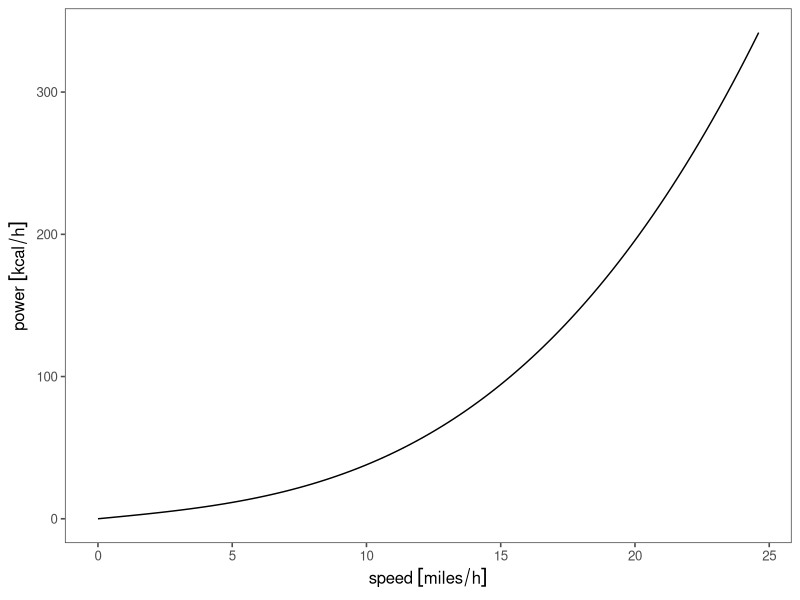
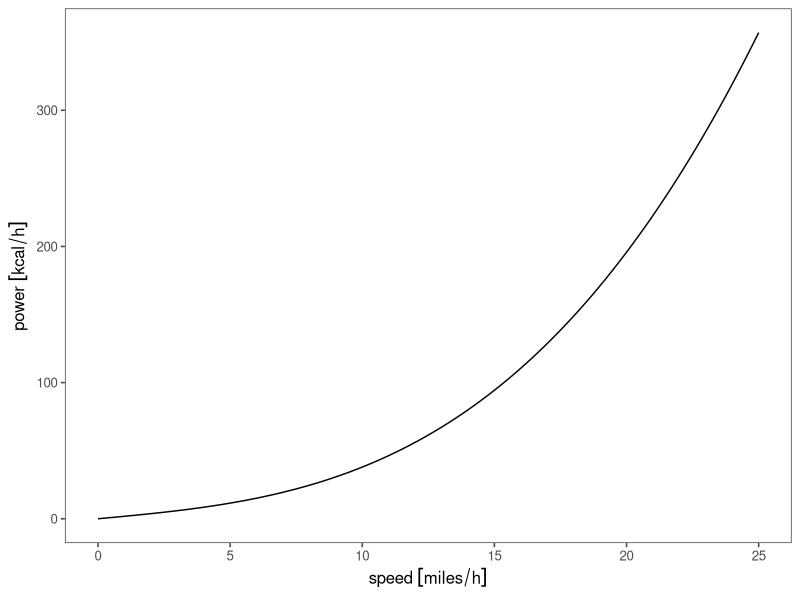

Here is the R script that generated these plots, in order: (Note: this script raises an error after producing the figures.)
## ---- chunk 1
knitr::opts_chunk$set(
  echo = TRUE,
  message = FALSE,
  warning = FALSE
)
library(tidyverse)
library(units)
library(ggforce)
theme_set(ggthemes::theme_few())

## ---- chunk 2
power = function(v, 
                 g=9.81, 
                 m=90, 
                 k_1=0.0053, 
                 k_2=0.26,
                 s=0){
  g * m * v * (k_1 + s) + k_2 * v^3
} 

power(5.4)

## ---- chunk 3
tibble(speed = seq(0, 11, length.out= 100)) %>% 
  mutate(power = power(speed)) %>% 
  mutate(speed = set_units(speed, "m/s")) %>% 
  mutate(power = set_units(power, "watts")) %>% 
  mutate(speed = set_units(speed, "miles/hour")) %>% #SI to thinking in road speed
  mutate(power = set_units(power, "kcal/hour")) %>% #SI to human-level energy units
  ggplot(aes(x=speed, y=power)) + geom_line()
## ---- chunk 4
power = function(v, 
                 g=9.81, 
                 m=90, 
                 k_1=0.0053, 
                 k_2=0.26,
                 s=0){
  units(v) <- "m/s"
  units(g) <- "m/s^2"
  units(m) <- "kg"
  units(k_1) <- 1
  units(k_2) <- "kg/m"
  units(s) <- 1
  set_units(g * m * v * (k_1 + s) + k_2 * v^3, "watts")
} 

## ---- chunk 5
tibble(speed = seq(0, 25, length.out = 100)) %>% #I think this is clearer as 2 lines 
  mutate(speed = set_units(speed, "miles/hour")) %>% 
  mutate(power = power(speed)) %>% 
  mutate(power = set_units(power, "kcal/hour")) %>% 
  ggplot(aes(x=speed, y=power)) + geom_line()
## ---- chunk 6
tibble(speed = seq(0, 25, length.out = 1000)) %>% #I think this is clearer as 2 lines 
  mutate(speed = set_units(speed, "miles/hour")) %>% 
  mutate(power = power(speed)) %>% 
  mutate(energy_per_dist = power/speed) %>% 
  mutate(energy_per_dist = set_units(energy_per_dist, "kcal/mile")) %>% 
  ggplot(aes(x=speed, y=energy_per_dist)) + geom_line() +
  ggforce::scale_y_unit(breaks = c(0,5,10,15)) + expand_limits(y=c(0,15))

## ---- chunk 7
tibble(speed = seq(0, 20, length.out = 1000)) %>% 
  mutate(speed = set_units(speed, "miles/hour")) %>% 
  mutate(power = power(speed)) %>% 
  mutate(energy_per_dist = power/speed) %>% 
  mutate(energy_per_dist = set_units(energy_per_dist, "kcal/mile")) %>% 
  mutate(fat_burned = energy_per_dist / as_units(9, "kcal/g")) %>% 
  mutate(fat_burned = set_units(fat_burned, "g/Mm")) %>% 
  ggplot(aes(x=speed, y=fat_burned)) + geom_line() +
  expand_limits(y=0)
